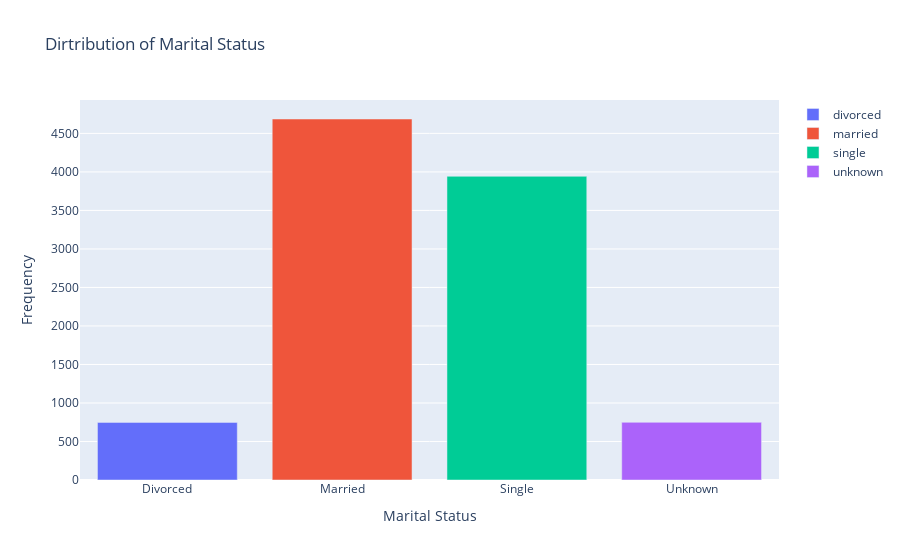

Source (notebook cell):
### Code cell
# bar chart to show marital status
fig = go.Figure()

fig.add_trace(go.Bar(x = ['Divorced'], y = [len(divorced)], name = 'divorced', marker = dict(color = '#99a3a4')))
fig.add_trace(go.Bar(x = ['Married'], y = [len(married)], name = 'married', marker = dict(color = '#45b39d')))
fig.add_trace(go.Bar(x = ['Single'], y = [len(single)], name = 'single', marker = dict(color = '#5dade2')))
fig.add_trace(go.Bar(x = ['Unknown'], y = [len(unknown)], name = 'unknown', marker = dict(color = '')))
fig.update_layout(title = 'Dirtribution of Marital Status', xaxis_title = 'Marital Status', yaxis_title = 'Frequency', height = 500)
fig.show()

### Figure 1 — Plotly figure (JSON) as saved in the notebook; plotly's stock layout.template omitted (floating-point values rounded to 4 significant figures)
{"data": [{"name": "divorced", "type": "bar", "visible": true, "x": ["Divorced"], "y": [748]}, {"name": "married", "type": "bar", "x": ["Married"], "y": [4687]}, {"name": "single", "type": "bar", "x": ["Single"], "y": [3943]}, {"name": "unknown", "type": "bar", "visible": true, "x": ["Unknown"], "y": [749]}], "layout": {"autosize": true, "title": {"text": "Dirtribution of Marital Status"}, "xaxis": {"autorange": true, "range": [-0.5, 3.5], "title": {"text": "Marital Status"}, "type": "category"}, "yaxis": {"autorange": true, "range": [0, 4934.0], "title": {"text": "Frequency"}, "type": "linear"}}}
